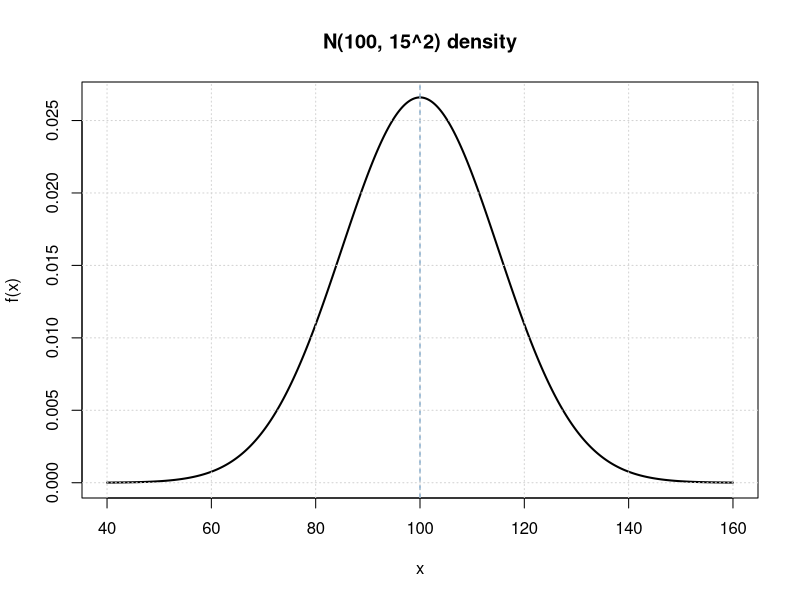

This figure's R source:
## ---- chunk 1
knitr::opts_chunk$set(echo = TRUE, message = FALSE, warning = TRUE)
## ---- chunk 2
mu <- 100
sigma <- 15
x <- seq(mu - 4 * sigma, mu + 4 * sigma, length.out = 501)

plot(
  x, dnorm(x, mean = mu, sd = sigma), type = "l", lwd = 2,
  xlab = "x", ylab = "f(x)", main = "N(100, 15^2) density"
)
abline(v = mu, lty = 2, col = "steelblue")
grid()
## ---- chunk 3
score <- 85
mu <- 70
sigma <- 10
z <- (score - mu) / sigma
z
## ---- chunk 4
z_exact <- (120 - 100) / 15
c(
  exact_z_in_R = pnorm(z_exact),
  rounded_z_table = pnorm(1.33),
  direct = pnorm(120, mean = 100, sd = 15)
)
## ---- chunk 5
k <- 1:3
exact_probabilities <- pnorm(k) - pnorm(-k)

data.frame(
  interval = paste0("mu +/- ", k, " sigma"),
  exact_probability = exact_probabilities,
  rule_of_thumb = c(0.68, 0.95, 0.997)
)
## ---- chunk 6
p <- c(0.025, 0.50, 0.975)
data.frame(
  probability = p,
  standard_normal = qnorm(p),
  N_100_15_squared = qnorm(p, mean = 100, sd = 15)
)
## ---- chunk 7
mu_X <- 10
sd_X <- 3
a <- -2
b <- 5

c(
  transformed_mean = a * mu_X + b,
  transformed_sd = abs(a) * sd_X
)

mu_1 <- 10; sd_1 <- 3
mu_2 <- 4; sd_2 <- 2
c(sum_mean = mu_1 + mu_2, sum_sd = sqrt(sd_1^2 + sd_2^2))
